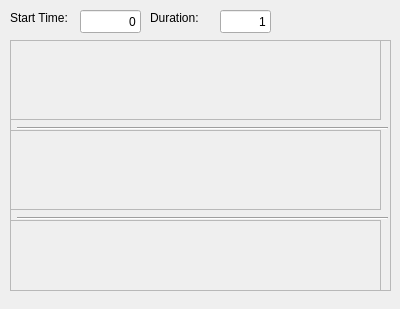
<?xml version="1.0" encoding="UTF-8"?>
<ui version="4.0">
 <class>moduleForm</class>
 <widget class="QWidget" name="moduleForm">
  <property name="geometry">
   <rect>
    <x>0</x>
    <y>0</y>
    <width>400</width>
    <height>309</height>
   </rect>
  </property>
  <property name="windowTitle">
   <string>Form</string>
  </property>
  <widget class="QFrame" name="fModule">
   <property name="geometry">
    <rect>
     <x>10</x>
     <y>40</y>
     <width>381</width>
     <height>251</height>
    </rect>
   </property>
   <property name="frameShape">
    <enum>QFrame::StyledPanel</enum>
   </property>
   <property name="frameShadow">
    <enum>QFrame::Raised</enum>
   </property>
   <widget class="Line" name="line">
    <property name="geometry">
     <rect>
      <x>7</x>
      <y>80</y>
      <width>371</width>
      <height>16</height>
     </rect>
    </property>
    <property name="orientation">
     <enum>Qt::Horizontal</enum>
    </property>
   </widget>
   <widget class="Line" name="line_2">
    <property name="geometry">
     <rect>
      <x>7</x>
      <y>170</y>
      <width>371</width>
      <height>16</height>
     </rect>
    </property>
    <property name="orientation">
     <enum>Qt::Horizontal</enum>
    </property>
   </widget>
   <widget class="QFrame" name="frame">
    <property name="geometry">
     <rect>
      <x>0</x>
      <y>0</y>
      <width>371</width>
      <height>80</height>
     </rect>
    </property>
    <property name="frameShape">
     <enum>QFrame::StyledPanel</enum>
    </property>
    <property name="frameShadow">
     <enum>QFrame::Raised</enum>
    </property>
   </widget>
   <widget class="QFrame" name="frame_2">
    <property name="geometry">
     <rect>
      <x>0</x>
      <y>90</y>
      <width>371</width>
      <height>80</height>
     </rect>
    </property>
    <property name="frameShape">
     <enum>QFrame::StyledPanel</enum>
    </property>
    <property name="frameShadow">
     <enum>QFrame::Raised</enum>
    </property>
   </widget>
   <widget class="QFrame" name="frame_3">
    <property name="geometry">
     <rect>
      <x>0</x>
      <y>180</y>
      <width>371</width>
      <height>71</height>
     </rect>
    </property>
    <property name="frameShape">
     <enum>QFrame::StyledPanel</enum>
    </property>
    <property name="frameShadow">
     <enum>QFrame::Raised</enum>
    </property>
   </widget>
  </widget>
  <widget class="QLabel" name="lbStartTime">
   <property name="geometry">
    <rect>
     <x>10</x>
     <y>10</y>
     <width>71</width>
     <height>16</height>
    </rect>
   </property>
   <property name="text">
    <string>Start Time:</string>
   </property>
  </widget>
  <widget class="QLineEdit" name="leStartTime">
   <property name="geometry">
    <rect>
     <x>80</x>
     <y>10</y>
     <width>61</width>
     <height>23</height>
    </rect>
   </property>
   <property name="text">
    <string>0</string>
   </property>
   <property name="alignment">
    <set>Qt::AlignRight|Qt::AlignTrailing|Qt::AlignVCenter</set>
   </property>
  </widget>
  <widget class="QLabel" name="lbDuration">
   <property name="geometry">
    <rect>
     <x>150</x>
     <y>10</y>
     <width>59</width>
     <height>15</height>
    </rect>
   </property>
   <property name="text">
    <string>Duration:</string>
   </property>
  </widget>
  <widget class="QLineEdit" name="leDuration">
   <property name="geometry">
    <rect>
     <x>220</x>
     <y>10</y>
     <width>51</width>
     <height>23</height>
    </rect>
   </property>
   <property name="text">
    <string>1</string>
   </property>
   <property name="alignment">
    <set>Qt::AlignRight|Qt::AlignTrailing|Qt::AlignVCenter</set>
   </property>
  </widget>
 </widget>
 <resources/>
 <connections>
  <connection>
   <sender>leStartTime</sender>
   <signal>textChanged(QString)</signal>
   <receiver>moduleForm</receiver>
   <slot>update()</slot>
   <hints>
    <hint type="sourcelabel">
     <x>110</x>
     <y>21</y>
    </hint>
    <hint type="destinationlabel">
     <x>199</x>
     <y>154</y>
    </hint>
   </hints>
  </connection>
  <connection>
   <sender>leDuration</sender>
   <signal>textChanged(QString)</signal>
   <receiver>moduleForm</receiver>
   <slot>update()</slot>
   <hints>
    <hint type="sourcelabel">
     <x>245</x>
     <y>21</y>
    </hint>
    <hint type="destinationlabel">
     <x>199</x>
     <y>154</y>
    </hint>
   </hints>
  </connection>
 </connections>
</ui>
